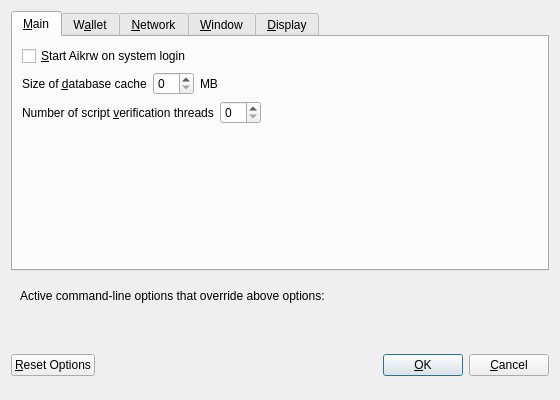
<?xml version="1.0" encoding="UTF-8"?>
<ui version="4.0">
 <class>OptionsDialog</class>
 <widget class="QDialog" name="OptionsDialog">
  <property name="geometry">
   <rect>
    <x>0</x>
    <y>0</y>
    <width>560</width>
    <height>400</height>
   </rect>
  </property>
  <property name="windowTitle">
   <string>Options</string>
  </property>
  <property name="modal">
   <bool>true</bool>
  </property>
  <layout class="QVBoxLayout" name="verticalLayout">
   <item>
    <widget class="QTabWidget" name="tabWidget">
     <property name="currentIndex">
      <number>0</number>
     </property>
     <widget class="QWidget" name="tabMain">
      <attribute name="title">
       <string>&amp;Main</string>
      </attribute>
      <layout class="QVBoxLayout" name="verticalLayout_Main">
       <item>
        <widget class="QCheckBox" name="bitcoinAtStartup">
         <property name="toolTip">
          <string>Automatically start Aikrw after logging in to the system.</string>
         </property>
         <property name="text">
          <string>&amp;Start Aikrw on system login</string>
         </property>
        </widget>
       </item>
       <item>
        <layout class="QHBoxLayout" name="horizontalLayout_2_Main">
         <item>
          <widget class="QLabel" name="databaseCacheLabel">
           <property name="text">
            <string>Size of &amp;database cache</string>
           </property>
           <property name="textFormat">
            <enum>Qt::PlainText</enum>
           </property>
           <property name="buddy">
            <cstring>databaseCache</cstring>
           </property>
          </widget>
         </item>
         <item>
          <widget class="QSpinBox" name="databaseCache"/>
         </item>
         <item>
          <widget class="QLabel" name="databaseCacheUnitLabel">
           <property name="text">
            <string>MB</string>
           </property>
           <property name="textFormat">
            <enum>Qt::PlainText</enum>
           </property>
          </widget>
         </item>
         <item>
          <spacer name="horizontalSpacer_2_Main">
           <property name="orientation">
            <enum>Qt::Horizontal</enum>
           </property>
           <property name="sizeHint" stdset="0">
            <size>
             <width>40</width>
             <height>20</height>
            </size>
           </property>
          </spacer>
         </item>
        </layout>
       </item>
       <item>
        <layout class="QHBoxLayout" name="horizontalLayout_3_Main">
         <item>
          <widget class="QLabel" name="threadsScriptVerifLabel">
           <property name="text">
            <string>Number of script &amp;verification threads</string>
           </property>
           <property name="textFormat">
            <enum>Qt::PlainText</enum>
           </property>
           <property name="buddy">
            <cstring>threadsScriptVerif</cstring>
           </property>
          </widget>
         </item>
         <item>
          <widget class="QSpinBox" name="threadsScriptVerif">
           <property name="toolTip">
            <string>(0 = auto, &lt;0 = leave that many cores free)</string>
           </property>
          </widget>
         </item>
         <item>
          <spacer name="horizontalSpacer_3_Main">
           <property name="orientation">
            <enum>Qt::Horizontal</enum>
           </property>
           <property name="sizeHint" stdset="0">
            <size>
             <width>40</width>
             <height>20</height>
            </size>
           </property>
          </spacer>
         </item>
        </layout>
       </item>
       <item>
        <spacer name="verticalSpacer_Main">
         <property name="orientation">
          <enum>Qt::Vertical</enum>
         </property>
         <property name="sizeHint" stdset="0">
          <size>
           <width>20</width>
           <height>40</height>
          </size>
         </property>
        </spacer>
       </item>
      </layout>
     </widget>
     <widget class="QWidget" name="tabWallet">
      <attribute name="title">
       <string>W&amp;allet</string>
      </attribute>
      <layout class="QVBoxLayout" name="verticalLayout_Wallet">
       <item>
        <widget class="QGroupBox" name="groupBox">
         <property name="title">
          <string>Expert</string>
         </property>
         <layout class="QVBoxLayout" name="verticalLayout_2">
          <item>
           <widget class="QCheckBox" name="coinControlFeatures">
            <property name="toolTip">
             <string>Whether to show coin control features or not.</string>
            </property>
            <property name="text">
             <string>Enable coin &amp;control features</string>
            </property>
           </widget>
          </item>
          <item>
           <widget class="QCheckBox" name="spendZeroConfChange">
            <property name="toolTip">
             <string>If you disable the spending of unconfirmed change, the change from a transaction cannot be used until that transaction has at least one confirmation. This also affects how your balance is computed.</string>
            </property>
            <property name="text">
             <string>&amp;Spend unconfirmed change</string>
            </property>
           </widget>
          </item>
         </layout>
        </widget>
       </item>
       <item>
        <spacer name="verticalSpacer_Wallet">
         <property name="orientation">
          <enum>Qt::Vertical</enum>
         </property>
         <property name="sizeHint" stdset="0">
          <size>
           <width>20</width>
           <height>40</height>
          </size>
         </property>
        </spacer>
       </item>
      </layout>
     </widget>
     <widget class="QWidget" name="tabNetwork">
      <attribute name="title">
       <string>&amp;Network</string>
      </attribute>
      <layout class="QVBoxLayout" name="verticalLayout_Network">
       <item>
        <widget class="QCheckBox" name="mapPortUpnp">
         <property name="toolTip">
          <string>Automatically open the Aikrw client port on the router. This only works when your router supports UPnP and it is enabled.</string>
         </property>
         <property name="text">
          <string>Map port using &amp;UPnP</string>
         </property>
        </widget>
       </item>
       <item>
        <widget class="QCheckBox" name="allowIncoming">
         <property name="toolTip">
          <string>Accept connections from outside</string>
         </property>
         <property name="text">
          <string>Allow incoming connections</string>
         </property>
        </widget>
       </item>
       <item>
        <widget class="QCheckBox" name="connectSocks">
         <property name="toolTip">
          <string>Connect to the Aikrw network through a SOCKS5 proxy.</string>
         </property>
         <property name="text">
          <string>&amp;Connect through SOCKS5 proxy (default proxy):</string>
         </property>
        </widget>
       </item>
       <item>
        <layout class="QHBoxLayout" name="horizontalLayout_1_Network">
         <item>
          <widget class="QLabel" name="proxyIpLabel">
           <property name="text">
            <string>Proxy &amp;IP:</string>
           </property>
           <property name="textFormat">
            <enum>Qt::PlainText</enum>
           </property>
           <property name="buddy">
            <cstring>proxyIp</cstring>
           </property>
          </widget>
         </item>
         <item>
          <widget class="QValidatedLineEdit" name="proxyIp">
           <property name="minimumSize">
            <size>
             <width>140</width>
             <height>0</height>
            </size>
           </property>
           <property name="maximumSize">
            <size>
             <width>140</width>
             <height>16777215</height>
            </size>
           </property>
           <property name="toolTip">
            <string>IP address of the proxy (e.g. IPv4: 127.0.0.1 / IPv6: ::1)</string>
           </property>
          </widget>
         </item>
         <item>
          <widget class="QLabel" name="proxyPortLabel">
           <property name="text">
            <string>&amp;Port:</string>
           </property>
           <property name="textFormat">
            <enum>Qt::PlainText</enum>
           </property>
           <property name="buddy">
            <cstring>proxyPort</cstring>
           </property>
          </widget>
         </item>
         <item>
          <widget class="QLineEdit" name="proxyPort">
           <property name="minimumSize">
            <size>
             <width>55</width>
             <height>0</height>
            </size>
           </property>
           <property name="maximumSize">
            <size>
             <width>55</width>
             <height>16777215</height>
            </size>
           </property>
           <property name="toolTip">
            <string>Port of the proxy (e.g. 9050)</string>
           </property>
          </widget>
         </item>
         <item>
          <spacer name="horizontalSpacer_1_Network">
           <property name="orientation">
            <enum>Qt::Horizontal</enum>
           </property>
           <property name="sizeHint" stdset="0">
            <size>
             <width>40</width>
             <height>20</height>
            </size>
           </property>
          </spacer>
         </item>
        </layout>
       </item>
       <item>
        <spacer name="verticalSpacer_Network">
         <property name="orientation">
          <enum>Qt::Vertical</enum>
         </property>
         <property name="sizeHint" stdset="0">
          <size>
           <width>20</width>
           <height>40</height>
          </size>
         </property>
        </spacer>
       </item>
      </layout>
     </widget>
     <widget class="QWidget" name="tabWindow">
      <attribute name="title">
       <string>&amp;Window</string>
      </attribute>
      <layout class="QVBoxLayout" name="verticalLayout_Window">
       <item>
        <widget class="QCheckBox" name="minimizeToTray">
         <property name="toolTip">
          <string>Show only a tray icon after minimizing the window.</string>
         </property>
         <property name="text">
          <string>&amp;Minimize to the tray instead of the taskbar</string>
         </property>
        </widget>
       </item>
       <item>
        <widget class="QCheckBox" name="minimizeOnClose">
         <property name="toolTip">
          <string>Minimize instead of exit the application when the window is closed. When this option is enabled, the application will be closed only after selecting Quit in the menu.</string>
         </property>
         <property name="text">
          <string>M&amp;inimize on close</string>
         </property>
        </widget>
       </item>
       <item>
        <spacer name="verticalSpacer_Window">
         <property name="orientation">
          <enum>Qt::Vertical</enum>
         </property>
         <property name="sizeHint" stdset="0">
          <size>
           <width>20</width>
           <height>40</height>
          </size>
         </property>
        </spacer>
       </item>
      </layout>
     </widget>
     <widget class="QWidget" name="tabDisplay">
      <attribute name="title">
       <string>&amp;Display</string>
      </attribute>
      <layout class="QVBoxLayout" name="verticalLayout_Display">
       <item>
        <layout class="QHBoxLayout" name="horizontalLayout_1_Display">
         <item>
          <widget class="QLabel" name="langLabel">
           <property name="text">
            <string>User Interface &amp;language:</string>
           </property>
           <property name="textFormat">
            <enum>Qt::PlainText</enum>
           </property>
           <property name="buddy">
            <cstring>lang</cstring>
           </property>
          </widget>
         </item>
         <item>
          <widget class="QValueComboBox" name="lang">
           <property name="toolTip">
            <string>The user interface language can be set here. This setting will take effect after restarting Aikrw.</string>
           </property>
          </widget>
         </item>
        </layout>
       </item>
       <item>
        <layout class="QHBoxLayout" name="horizontalLayout_2_Display">
         <item>
          <widget class="QLabel" name="unitLabel">
           <property name="text">
            <string>&amp;Unit to show amounts in:</string>
           </property>
           <property name="textFormat">
            <enum>Qt::PlainText</enum>
           </property>
           <property name="buddy">
            <cstring>unit</cstring>
           </property>
          </widget>
         </item>
         <item>
          <widget class="QValueComboBox" name="unit">
           <property name="toolTip">
            <string>Choose the default subdivision unit to show in the interface and when sending coins.</string>
           </property>
          </widget>
         </item>
        </layout>
       </item>
       <item>
        <layout class="QHBoxLayout" name="horizontalLayout_3_Display">
         <item>
          <widget class="QLabel" name="thirdPartyTxUrlsLabel">
           <property name="toolTip">
            <string>Third party URLs (e.g. a block explorer) that appear in the transactions tab as context menu items. %s in the URL is replaced by transaction hash. Multiple URLs are separated by vertical bar |.</string>
           </property>
           <property name="text">
            <string>Third party transaction URLs</string>
           </property>
           <property name="buddy">
            <cstring>thirdPartyTxUrls</cstring>
           </property>
          </widget>
         </item>
         <item>
          <widget class="QLineEdit" name="thirdPartyTxUrls">
           <property name="toolTip">
            <string>Third party URLs (e.g. a block explorer) that appear in the transactions tab as context menu items. %s in the URL is replaced by transaction hash. Multiple URLs are separated by vertical bar |.</string>
           </property>
          </widget>
         </item>
        </layout>
       </item>
       <item>
        <spacer name="verticalSpacer_Display">
         <property name="orientation">
          <enum>Qt::Vertical</enum>
         </property>
         <property name="sizeHint" stdset="0">
          <size>
           <width>20</width>
           <height>40</height>
          </size>
         </property>
        </spacer>
       </item>
      </layout>
     </widget>
    </widget>
   </item>
   <item>
    <widget class="QFrame" name="frame">
     <layout class="QVBoxLayout" name="verticalLayout_Bottom">
      <item>
       <layout class="QHBoxLayout" name="horizontalLayout_Bottom">
        <item>
         <widget class="QLabel" name="overriddenByCommandLineInfoLabel">
          <property name="text">
           <string>Active command-line options that override above options:</string>
          </property>
          <property name="textFormat">
           <enum>Qt::PlainText</enum>
          </property>
         </widget>
        </item>
        <item>
         <spacer name="horizontalSpacer_Bottom">
          <property name="orientation">
           <enum>Qt::Horizontal</enum>
          </property>
          <property name="sizeHint" stdset="0">
           <size>
            <width>40</width>
            <height>20</height>
           </size>
          </property>
         </spacer>
        </item>
       </layout>
      </item>
      <item>
       <widget class="QLabel" name="overriddenByCommandLineLabel">
        <property name="text">
         <string/>
        </property>
        <property name="textFormat">
         <enum>Qt::PlainText</enum>
        </property>
        <property name="wordWrap">
         <bool>true</bool>
        </property>
       </widget>
      </item>
     </layout>
    </widget>
   </item>
   <item>
    <layout class="QHBoxLayout" name="horizontalLayout_Buttons">
     <item>
      <widget class="QPushButton" name="resetButton">
       <property name="toolTip">
        <string>Reset all client options to default.</string>
       </property>
       <property name="text">
        <string>&amp;Reset Options</string>
       </property>
       <property name="autoDefault">
        <bool>false</bool>
       </property>
      </widget>
     </item>
     <item>
      <spacer name="horizontalSpacer_1">
       <property name="orientation">
        <enum>Qt::Horizontal</enum>
       </property>
       <property name="sizeHint" stdset="0">
        <size>
         <width>40</width>
         <height>48</height>
        </size>
       </property>
      </spacer>
     </item>
     <item>
      <widget class="QLabel" name="statusLabel">
       <property name="minimumSize">
        <size>
         <width>200</width>
         <height>0</height>
        </size>
       </property>
       <property name="font">
        <font>
         <weight>75</weight>
         <bold>true</bold>
        </font>
       </property>
       <property name="text">
        <string/>
       </property>
       <property name="textFormat">
        <enum>Qt::PlainText</enum>
       </property>
       <property name="wordWrap">
        <bool>true</bool>
       </property>
      </widget>
     </item>
     <item>
      <spacer name="horizontalSpacer_2">
       <property name="orientation">
        <enum>Qt::Horizontal</enum>
       </property>
       <property name="sizeHint" stdset="0">
        <size>
         <width>40</width>
         <height>48</height>
        </size>
       </property>
      </spacer>
     </item>
     <item>
      <widget class="QPushButton" name="okButton">
       <property name="text">
        <string>&amp;OK</string>
       </property>
       <property name="autoDefault">
        <bool>false</bool>
       </property>
       <property name="default">
        <bool>true</bool>
       </property>
      </widget>
     </item>
     <item>
      <widget class="QPushButton" name="cancelButton">
       <property name="text">
        <string>&amp;Cancel</string>
       </property>
       <property name="autoDefault">
        <bool>false</bool>
       </property>
      </widget>
     </item>
    </layout>
   </item>
  </layout>
 </widget>
 <customwidgets>
  <customwidget>
   <class>QValidatedLineEdit</class>
   <extends>QLineEdit</extends>
   <header>qvalidatedlineedit.h</header>
  </customwidget>
  <customwidget>
   <class>QValueComboBox</class>
   <extends>QComboBox</extends>
   <header>qvaluecombobox.h</header>
  </customwidget>
 </customwidgets>
 <resources/>
 <connections/>
</ui>
